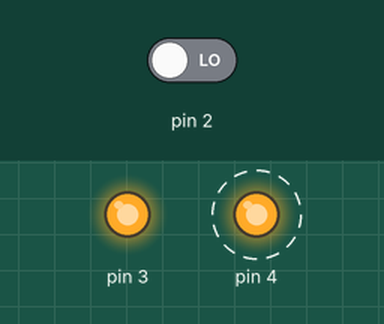
Simulated run of this sketch. Board: Arduino Uno, built with avr-gcc and run on an emulated ATmega328P. On the bench: output pins drawn as LEDs (lit = HIGH). Dashed ring = blinking. Inputs (shaded band) come from the test bench; at power-on: pin 2 LOW. What the sketch prints to the serial monitor is not drawn.

Above: at 10.1 s.
Timing chart, 0 to 13.0 s (numbered marks = the images above):
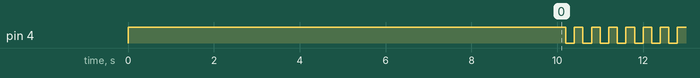

Measured:
- by itself, pin 4: alternates HIGH for 0.20 s and LOW for 0.20 s

The sketch:

really_dumb_pln_test.ino
```cpp
void setup()
{
  // configure in/out modes
  pinMode(4, OUTPUT);
  pinMode(3, OUTPUT);
  pinMode(2, INPUT);

  // remove both PLNs from dummy state
  digitalWrite(4, HIGH);
  digitalWrite(3, HIGH);
  delay(10000); // delay 1 second

  Serial.begin(9600);

  digitalWrite(4, LOW);
}

void loop() // run over and over
{
  if(digitalRead(4) == LOW)
  {
     digitalWrite(4, HIGH);
  }
  else
  {
     digitalWrite(4, LOW);
  }
  delay(200);
  int State = digitalRead(2);
  Serial.println(State);
}
```
